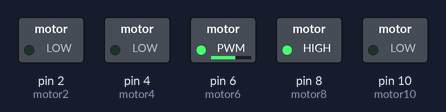
Bench run of a sketch on a simulated Arduino Uno, built with avr-gcc and run on an emulated ATmega328P. On the bench: switched loads named in the sketch (green lamp = pin HIGH).

Above: at 0.05 s.
At 3.2 s:
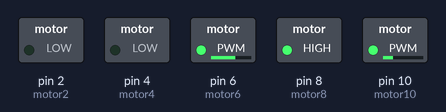
At 6.4 s:
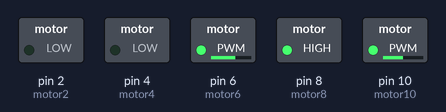
At 9.6 s:
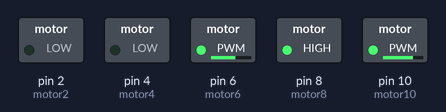
At 12.8 s:
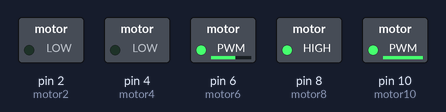
Timing chart, 0 to 14.7 s (numbered marks = the images above):
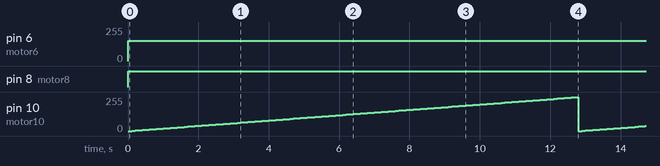

Measured:
- by itself, pin 6 (motor6): 0/255 → 153/255 at 0.00 s
- by itself, pin 8 (motor8): LOW → HIGH at 0.00 s
- by itself, pin 10 (motor10): ramps from 0/255 to 254/255 and jumps back, once every 12.8 s

The sketch:

PWM.ino
```cpp
#include "pwm_speed.h"

int motor2 = 2;      // motor connected to digital pin 2
int motor4 = 4;      // motor connected to digital pin 4
int motor6 = 6;      // motor connected to digital pin 6
int motor8 = 8;      // motor connected to digital pin 8
int motor10 = 10;      // motor connected to digital pin 8
int analogPin = A0;  // potentiometer connected to analog pin A0
int val = 122;         // variable to store the read value
int i = 0;

void setup() {
  pinMode(motor2, OUTPUT);  // sets the pin as output
  pinMode(motor4, OUTPUT);  // sets the pin as output
  pinMode(motor6, OUTPUT);  // sets the pin as output
  pinMode(motor8, OUTPUT);  // sets the pin as output
  pinMode(motor10, OUTPUT);  // sets the pin as output
}

void loop() {
  val = analogRead(analogPin);  // read the input pin
  level0_speed(motor2);
  level1_speed(motor4);
  level2_speed(motor6);
  level3_speed(motor8);

  while(1)
  {
    analogWrite(motor10, i);
    delay(100);
    i += 2;
    if (i >= 255)
    {
      i = 0;
    }
  }
}
```

pwm_speed.cpp
```cpp
#include <Arduino.h>
#include "pwm_speed.h"

void level0_speed(int pin)
{
    analogWrite(pin, 0);
}

void level1_speed(int pin)
{
    analogWrite(pin, 50);
}

void level2_speed(int pin)
{
    analogWrite(pin, 153);
}

void level3_speed(int pin)
{
    analogWrite(pin, 255);
}
```

pwm_speed.h
```cpp
#ifndef PWM_SPEED_H
#define PWM_SPEED_H

void level0_speed(int pin);
void level1_speed(int pin);
void level2_speed(int pin);
void level3_speed(int pin);


#endif // PWM_SPEED_H
```
